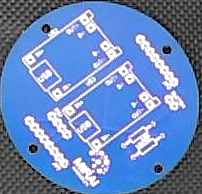
#> input picture AI/Fotos/buenos/b1.jpg, 202 x 194 px; its folder holds 4 pictures in this run
$ python AumentarFotos.py
#> lines starting #> are read from the running program, lines starting #| are printed output that depends on the picture
import cv2
import os
import numpy as np

# Crear carpetas para guardar las imágenes aumentadas si no existen
if not os.path.exists("imagenes_aumentadas_buenos"):
    os.makedirs("imagenes_aumentadas_buenos")
if not os.path.exists("imagenes_aumentadas_defectuosos"):
    os.makedirs("imagenes_aumentadas_defectuosos")

# Función para aumentar los datos de una imagen
def aumentar_datos(img, nombre_base, carpeta_destino, cantidad=10):
    for i in range(cantidad):
        # Rotación aleatoria
        angle = np.random.randint(-15, 15)
        M = cv2.getRotationMatrix2D((img.shape[1] // 2, img.shape[0] // 2), angle, 1)
        img_rotada = cv2.warpAffine(img, M, (img.shape[1], img.shape[0]))

        # Ajuste de brillo y contraste aleatorio
        alpha = 1 + (np.random.rand() * 0.4 - 0.2)  # Contraste entre 0.8 y 1.2
        beta = np.random.randint(-10, 10)           # Brillo entre -10 y 10
        img_ajustada = cv2.convertScaleAbs(img_rotada, alpha=alpha, beta=beta)

        # Guardar la imagen aumentada
        nombre_archivo = f"{nombre_base}_aug_{i}.jpg"
        cv2.imwrite(os.path.join(carpeta_destino, nombre_archivo), img_ajustada)

# Rutas de las imágenes originales
ruta_buenos = "Fotos/buenos"
ruta_defectuosos = "Fotos/defectuosos"

# Generar aumentos para imágenes buenas
for archivo in os.listdir(ruta_buenos):
    if archivo.endswith(".jpg") or archivo.endswith(".png"):
        img = cv2.imread(os.path.join(ruta_buenos, archivo))
#> img is the input picture: shape (194, 202, 3); mean B, G, R 187.8, 134.8, 104.7
        aumentar_datos(img, archivo.split(".")[0], "imagenes_aumentadas_buenos", cantidad=10)
#> the loop in aumentar_datos, `for i in range(cantidad):` made 10 passes
#> pass 1, in aumentar_datos, `img_rotada = cv2.warpAffine(img, M, (img.shape[1], img.shape[0]))`:
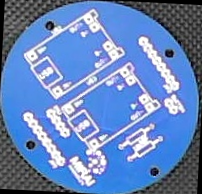
#> img_rotada: shape (194, 202, 3); mean B, G, R 185.9, 132.9, 102.8
#> pass 2, in aumentar_datos, `img_rotada = cv2.warpAffine(img, M, (img.shape[1], img.shape[0]))`:
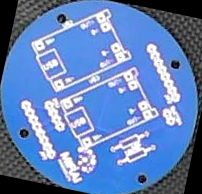
#> img_rotada: shape (194, 202, 3); mean B, G, R 181.2, 128.3, 98.4
#> pass 2, in aumentar_datos, `img_ajustada = cv2.convertScaleAbs(img_rotada, alpha=alpha, beta=beta)`:
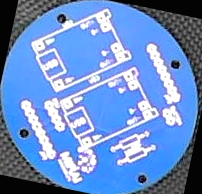
#> img_ajustada: shape (194, 202, 3); mean B, G, R 199.1, 142.2, 108.1
#> pass 2 of the loop `for archivo in os.listdir(ruta_buenos):`:
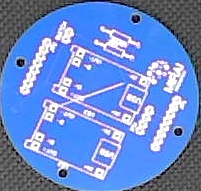
#> input picture AI/Fotos/buenos/b10.jpg, 201 x 191 px
#> img is the input picture: shape (191, 201, 3); mean B, G, R 204.2, 137.9, 106.6
#> the loop in aumentar_datos (call 2), `for i in range(cantidad):` made 10 passes
#> M on passes 1 to 8: [[0.988, 0.156, -13.63], [-0.156, 0.988, 16.81]], [[0.998, 0.0698, -6.38], [-0.0698, 0.998, 7.21]], [[0.97, -0.242, 25.95], [0.242, 0.97, -21.37]], [[0.996, -0.0872, 8.66], [0.0872, 0.996, -8.35]], [[0.998, -0.0698, 6.87], [0.0698, 0.998, -6.74]], [[0.966, -0.259, 28], [0.259, 0.966, -22.64]], [[0.988, -0.156, 16.09], [0.156, 0.988, -14.47]], [[1, 0, 0], [0, 1, 0]]
#> pass 1, in aumentar_datos (call 2), `img_ajustada = cv2.convertScaleAbs(img_rotada, alpha=alpha, beta=beta)`:
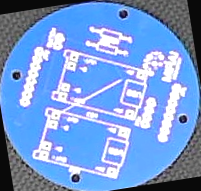
#> img_ajustada: shape (191, 201, 3); mean B, G, R 211.4, 154.6, 119.5
#> after the loop in aumentar_datos (call 2), `for i in range(cantidad):`:
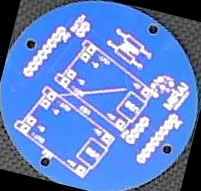
#> img_rotada: shape (191, 201, 3); mean B, G, R 195.9, 129.8, 98.5
#> pass 3 of the loop `for archivo in os.listdir(ruta_buenos):`:
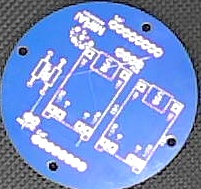
#> input picture AI/Fotos/buenos/b2.jpg, 201 x 189 px
#> img is the input picture: shape (189, 201, 3); mean B, G, R 203.5, 145.5, 121
#> the loop in aumentar_datos (call 3), `for i in range(cantidad):` made 10 passes
#> M on passes 1 to 8: [[0.988, -0.156, 15.94], [0.156, 0.988, -14.49]], [[0.999, 0.0523, -4.78], [-0.0523, 0.999, 5.36]], [[0.978, -0.208, 21.73], [0.208, 0.978, -18.74]], [[0.996, 0.0872, -7.81], [-0.0872, 0.996, 9.07]], [[0.982, -0.191, 19.77], [0.191, 0.982, -17.35]], [[0.999, -0.0523, 5.06], [0.0523, 0.999, -5.1]], [[1, -0.0175, 1.66], [0.0175, 1, -1.73]], [[0.982, 0.191, -16.1], [-0.191, 0.982, 20.81]]
#> pass 2, in aumentar_datos (call 3), `img_ajustada = cv2.convertScaleAbs(img_rotada, alpha=alpha, beta=beta)`:
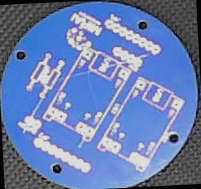
#> img_ajustada: shape (189, 201, 3); mean B, G, R 175.3, 126, 105.2
#> after the loop in aumentar_datos (call 3), `for i in range(cantidad):`:
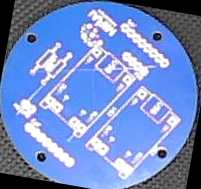
#> img_rotada: shape (189, 201, 3); mean B, G, R 196.9, 139.1, 114.6
#> the loop made 4 passes; the first 3 are shown

# Generar aumentos para imágenes defectuosas
#> (the run stopped early here; a loop or call above may not have finished)
